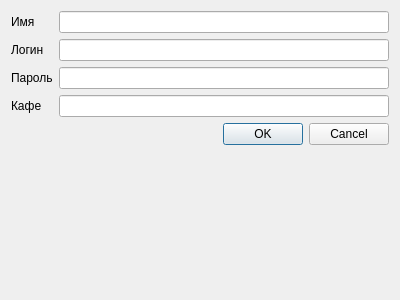
<?xml version="1.0" encoding="UTF-8"?>
<ui version="4.0">
 <class>NewWorkerDialog</class>
 <widget class="QDialog" name="NewWorkerDialog">
  <property name="geometry">
   <rect>
    <x>0</x>
    <y>0</y>
    <width>400</width>
    <height>300</height>
   </rect>
  </property>
  <property name="windowTitle">
   <string>Dialog</string>
  </property>
  <layout class="QGridLayout" name="gridLayout">
   <item row="0" column="0">
    <layout class="QFormLayout" name="formLayout">
     <item row="0" column="0">
      <widget class="QLabel" name="label">
       <property name="text">
        <string>Имя</string>
       </property>
      </widget>
     </item>
     <item row="1" column="0">
      <widget class="QLabel" name="label_2">
       <property name="text">
        <string>Логин</string>
       </property>
      </widget>
     </item>
     <item row="2" column="0">
      <widget class="QLabel" name="label_3">
       <property name="text">
        <string>Пароль</string>
       </property>
      </widget>
     </item>
     <item row="3" column="0">
      <widget class="QLabel" name="label_4">
       <property name="text">
        <string>Кафе</string>
       </property>
      </widget>
     </item>
     <item row="0" column="1">
      <widget class="QLineEdit" name="nameEdit"/>
     </item>
     <item row="1" column="1">
      <widget class="QLineEdit" name="loginEdit"/>
     </item>
     <item row="2" column="1">
      <widget class="QLineEdit" name="passwordEdit"/>
     </item>
     <item row="3" column="1">
      <widget class="QLineEdit" name="depEdit"/>
     </item>
     <item row="4" column="1">
      <widget class="QDialogButtonBox" name="buttonBox">
       <property name="orientation">
        <enum>Qt::Orientation::Horizontal</enum>
       </property>
       <property name="standardButtons">
        <set>QDialogButtonBox::StandardButton::Cancel|QDialogButtonBox::StandardButton::Ok</set>
       </property>
      </widget>
     </item>
    </layout>
   </item>
  </layout>
 </widget>
 <resources/>
 <connections>
  <connection>
   <sender>buttonBox</sender>
   <signal>accepted()</signal>
   <receiver>NewWorkerDialog</receiver>
   <slot>accept()</slot>
   <hints>
    <hint type="sourcelabel">
     <x>248</x>
     <y>254</y>
    </hint>
    <hint type="destinationlabel">
     <x>157</x>
     <y>274</y>
    </hint>
   </hints>
  </connection>
  <connection>
   <sender>buttonBox</sender>
   <signal>rejected()</signal>
   <receiver>NewWorkerDialog</receiver>
   <slot>reject()</slot>
   <hints>
    <hint type="sourcelabel">
     <x>316</x>
     <y>260</y>
    </hint>
    <hint type="destinationlabel">
     <x>286</x>
     <y>274</y>
    </hint>
   </hints>
  </connection>
 </connections>
</ui>
